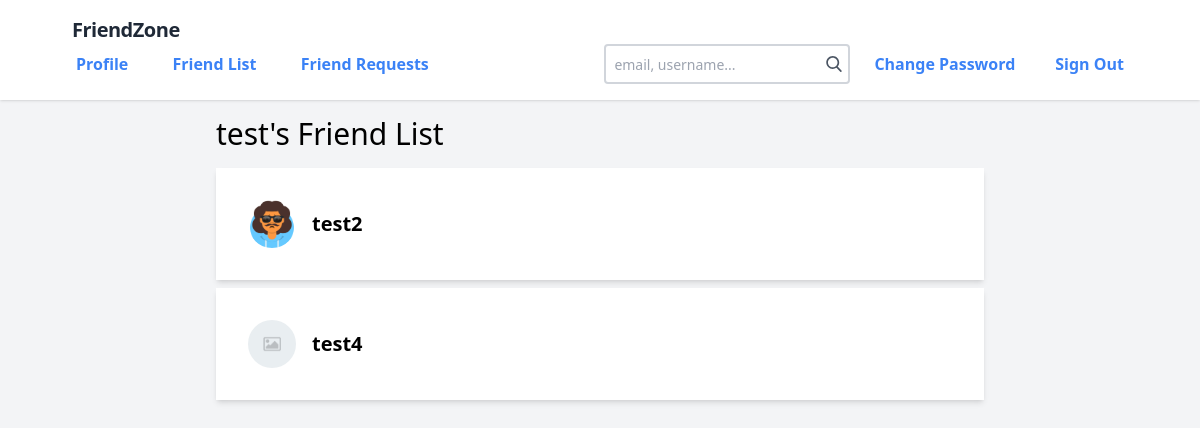
The app's page /user/test/friends/ (signed in) with its own data.
### social_media/models.py (models this page shows)
class AppUser(AbstractUser):
    email = models.EmailField(
        max_length=256, null=False, blank=False, unique=True)
    profile_image = models.ImageField(max_length=256, null=True, blank=True,
                                      upload_to=get_profile_image_path, storage=OverwriteFileStorage(),
                                      default=DEFAULT_PROFILE_IMAGE_PATH)
    USERNAME_FIELD = 'email'
    REQUIRED_FIELDS = ['username']
    objects = AppUserManager()

### social_media/views.py (the view)
# urls.py: path('user/<str:username>/friends/', friend_list, name='friend_list'),
@login_required(login_url='/login/')
def friend_list(request, username):
    app_user = request.user
    requested_user = None
    try:
        requested_user = AppUser.objects.get(username=username)
    except AppUser.DoesNotExist:
        raise Http404
    context = {}
    friends = []
    relationships = UserRelationship.objects.filter(
        Q(user1=requested_user) | Q(user2=requested_user), relation_type='friends')
    for relationship in relationships:
        if requested_user.pk == relationship.user1.pk:
            friends.append({
                'id': relationship.user2.pk,
                'profile_image_url': relationship.user2.profile_image.url,
                'username': relationship.user2.username,
            })
        else:
            friends.append({
                'id': relationship.user1.pk,
                'profile_image_url': relationship.user1.profile_image.url,
                'username': relationship.user1.username,
            })
    friends.sort(key=lambda x: x.get('username'))
    context['friends'] = friends
    context['is_own'] = app_user.pk == requested_user.pk
    context['requested_user_username'] = requested_user.username
    return render(request, 'social_media/friend_list.html', context)

### social_media/templates/social_media/friend_list.html (shortened to what this page needs)
{% extends 'social_media/base.html' %}
{% block content %}
    {% if is_own %}
        <h1 class="text-3xl mb-4">Friend List</h1>
    {% else %}
        <h1 class="text-3xl mb-4">{{ requested_user_username }}'s Friend List</h1>
    {% endif %}
        <div id="list-of-relationships">
            {% for friend in friends %}
                <div id="{{ friend.id }}" class="border-solid shadow-md p-8 bg-white my-2">
                    <div class="flex flex-wrap justify-between items-center">
                        <a href="{% url 'profile' username=friend.username %}">
                            <div class="flex items-center">
                                <img class="avatar" src="{{ friend.profile_image_url }}" alt="profile image">
                                <p class="text-xl font-semibold">{{ friend.username }}</p>
                            </div>
                        </a>
                    </div>
                </div>
            {% endfor %}
        </div>
{% endblock %}

### social_media/templates/social_media/base.html (style rules this page uses)
.avatar { @apply mr-4 rounded-full w-12 h-12 object-cover; }

### records on screen
AppUser: username "test"
AppUser: username "test2"
AppUser: username "test4"
